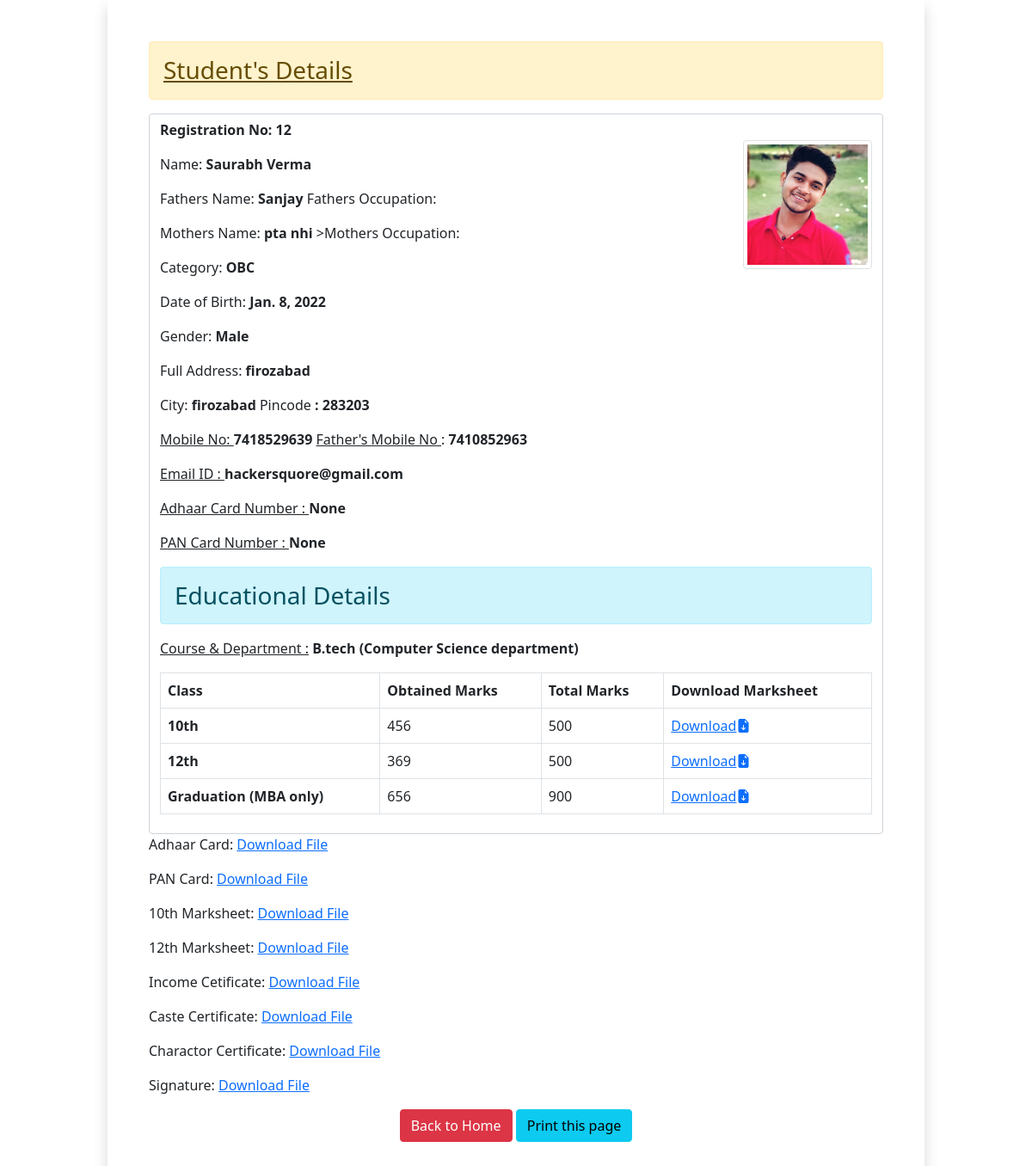
Page /app/12 (signed in) on the earlier database version.
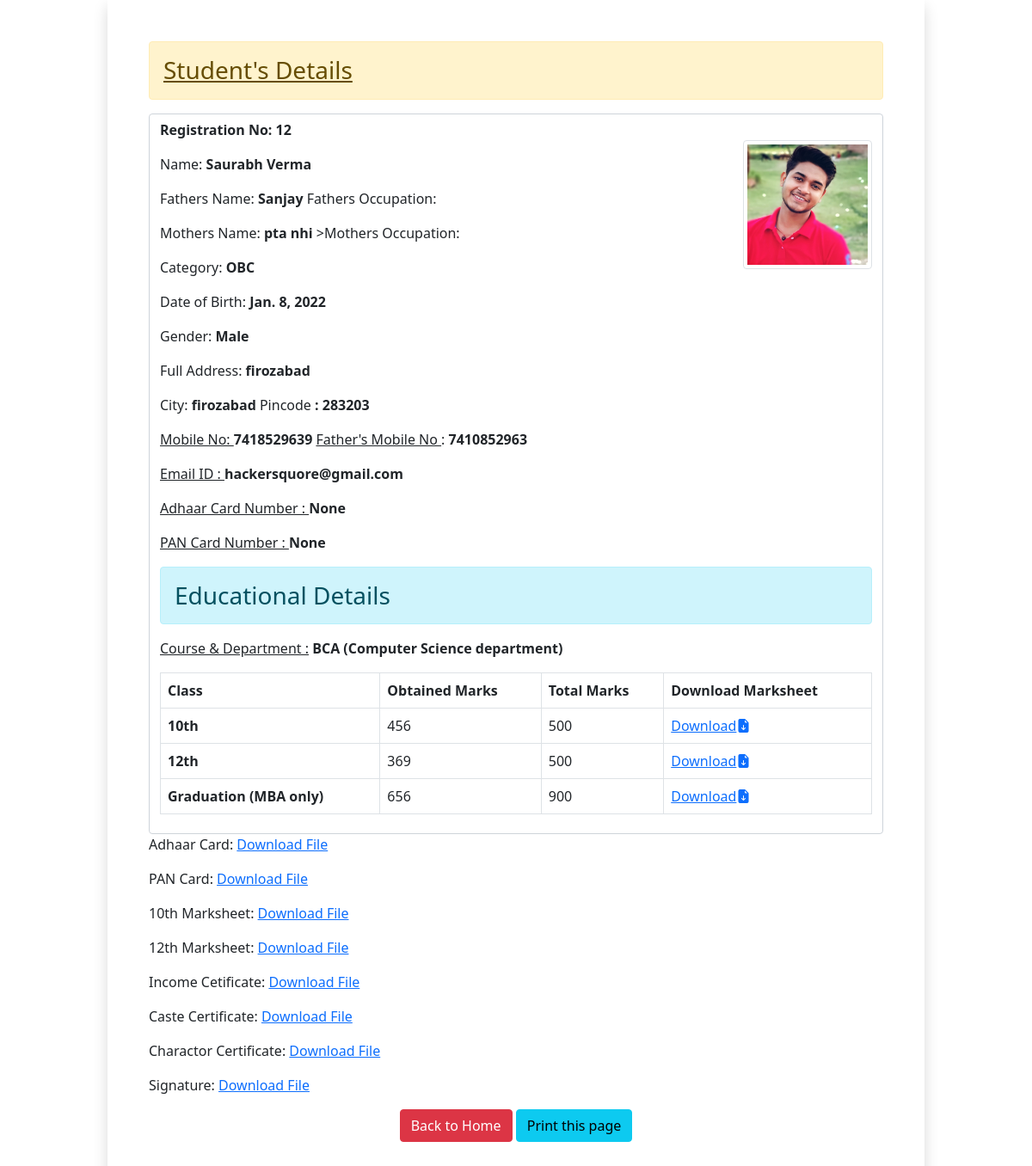
Same page on the later database version.
### myapp/models.py (models this page shows)
class Student_data(models.Model):
 first_name = models.CharField(max_length=100)
 middle_name = models.CharField(max_length=100, blank=True)
 last_name = models.CharField(max_length=100)
 fathers_name = models.CharField(max_length=100)
 fathers_occupation = models.CharField(max_length=30, blank=True)
 mothers_name = models.CharField(max_length=100)
 mothers_occupation = models.CharField(max_length=30,  blank=True)
 dob = models.DateField(auto_now=False, auto_now_add=False)
 gender = models.CharField(max_length=100)
 category = models.CharField(max_length=50)
 address = models.CharField(max_length=180)
 city = models.CharField(max_length=180)
 pin = models.PositiveIntegerField()
 course = models.CharField(choices=COURSE_CHOICE, max_length=100)
 mark10_obtained = models.PositiveIntegerField(null=True, blank=True)
 mark10_total = models.PositiveIntegerField( null=True, blank=True)
 mark12_obtained = models.PositiveIntegerField(null=True, blank=True)
 mark12_total = models.PositiveIntegerField(null=True, blank=True)
 mark_graduation_obtained = models.PositiveIntegerField(null=True, blank=True)
 mark_graduation_total = models.PositiveIntegerField(null=True, blank=True)
 department = models.CharField(choices=DEPARTMENT_CHOICE, max_length=50, blank=True)
 mobile = models.PositiveIntegerField()
 mobile2 = models.PositiveIntegerField(null=True, blank=True)
 email = models.EmailField(null=True, blank=True)
 photo = models.ImageField(upload_to='d/1', blank=True)
 sign = models.ImageField(upload_to='d/8', blank=True)
 Adhaar = models.FileField(upload_to='d/2', blank=True)
 Adhaar_no = models.CharField(max_length=12, null=True, blank=True)
 pan = models.FileField(upload_to='d/3', blank=True)
 pan_no = models.CharField(max_length=10, null=True, blank=True)
 caste = models.FileField(upload_to='d/3', blank=True)
 income = models.FileField(upload_to='d/4', blank=True)
 charactor_certificate = models.FileField(upload_to='d/5', blank=True)
 mark10 = models.FileField(upload_to='d/6', blank=True)
 mark12 = models.FileField(upload_to='d/7', blank=True)
 mark_graduation=models.FileField(upload_to='d/8', blank=True)

### myapp/views.py (the view)
# urls.py: path('app/<int:pk>', views.application_form, name='application'),
@login_required
def application_form(request, pk):
  candidate = Student_data.objects.get(pk=pk)
  return render(request, 'myapp/candidate.html', {'candidate':candidate})

### myapp/templates/myapp/candidate.html (shortened to what the changed rows need)
<!DOCTYPE html>
{% load myfilter %}
<html lang="en">
<head>
  <link href="https://cdn.jsdelivr.net/npm/bootstrap@5.0.0-beta2/dist/css/bootstrap.min.css" rel="stylesheet">
</head>
  <div class="container">
   <div class="row">
    <div class="col-sm-10 shadow p-5 offset-sm-1">
     <link rel="stylesheet" href="https://cdn.jsdelivr.net/npm/bootstrap-icons@1.8.0/font/bootstrap-icons.css">
    <div class="form-control">
      <img src="/media/{{candidate.photo}}" alt="" class="img-fluid img-thumbnail float-end mt-4" width="150" height="150">
     <p class="float"> <b> Registration No: {{candidate.id}} </b></p>
     <p>Name: <b> {{candidate.first_name  }} {{candidate.middle_name}} {{candidate.last_name}} </b> </p>
     <p>Fathers Name: <b>{{candidate.fathers_name}} </b> Fathers Occupation: <b> {{candidate.fathers_occupation}} </b></p></p>
     <p>Mothers Name: <b> {{candidate.mothers_name}} </b>>Mothers Occupation:  <b> {{candidate.fathers_occupation}} </b> </p>
     <p>Category: <b>{{candidate.category}}</b></p>
     <p>Date of Birth: <b>{{candidate.dob}} </b></p>
     <p>Gender: <b> {{candidate.gender}} </b></p>
     <p>Full Address: <b>{{candidate.address}}</b></p>
     <p>City: <b> {{candidate.city}} </b> Pincode <b>:      {{candidate.pin}} </b> </p>
     <p><u> Mobile No: </u><b> {{candidate.mobile}} </b><u> Father's Mobile No </u>  : <b> {{candidate.mobile2}} </b></p>
     <p> <u> Email ID : </u> <b> {{candidate.email}}</b></p>
     <p><u>Adhaar Card Number : </u> <b>{{candidate.Adhaar_no}}</b></p>
     <p><u>PAN Card Number : </u> <b>{{candidate.pan_no}}</b></p>
    <h3 class="alert alert-info">Educational Details</h3>
    <p><u>Course & Department :</u> <b>{{candidate.course}}  ({{candidate.department}})</b> </p>
    <table class="table table-bordered">
      <thead>
        <tr>
          <th scope="col">Class</th>
          <th scope="col">Obtained Marks</th>
          <th scope="col">Total Marks</th>
          <th scope="col"> Download Marksheet </th>
        </tr>
      </thead>
      <tbody>
        <tr>
          <th scope="row">10th</th>
          <td>{{candidate.mark10_obtained}}</td>
          <td>{{candidate.mark10_total}}</td>
          <td><a href="media/{{candidate.mark10}}" download="media/{{candidate.mark10}}">Download<i class="bi bi-file-earmark-arrow-down-fill"></i></a></td>
        </tr>
        <tr>
          <th scope="row">12th</th>
          <td>{{candidate.mark12_obtained}}</td>
          <td>{{candidate.mark12_total}}</td>
          <td><a href="media/{{candidate.mark12}}" download="media/{{candidate.mark12}}">Download<i class="bi bi-file-earmark-arrow-down-fill"></i></a></td>
        </tr>
        <tr>
          <th scope="row">Graduation (MBA only)</th>
          <td>{{candidate.mark_graduation_obtained}}</td>
          <td>{{candidate.mark_graduation_total}}</td>
          <td><a href="media/{{candidate.mark_graduation}}" download="media/{{candidate.mark_graduation}}">Download<i class="bi bi-file-earmark-arrow-down-fill"></i></a></td>
        </tr>
      </tbody>
    </table>
    </div>
    </div>
   </div>
  </div>
</body>
</html>

Differences in the rows shown:
changed Student_data "Saurabh": course "B.tech" → "BCA"
